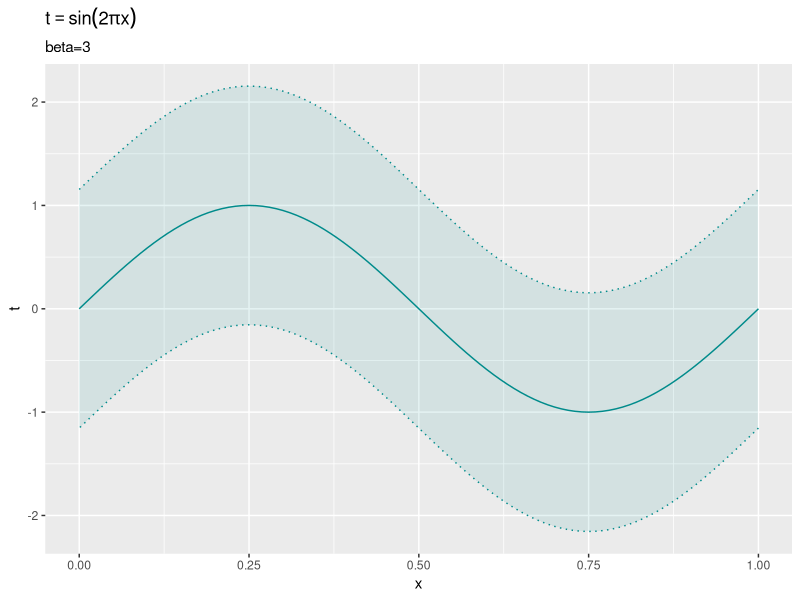
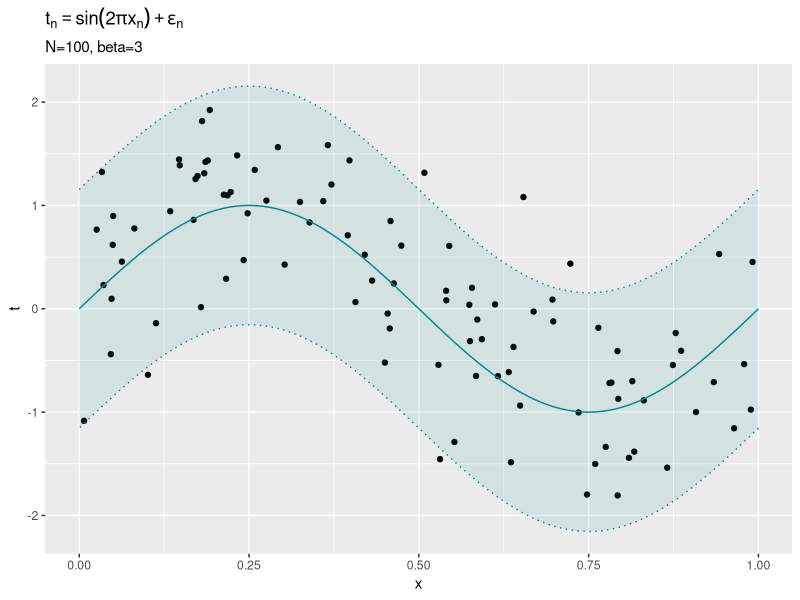
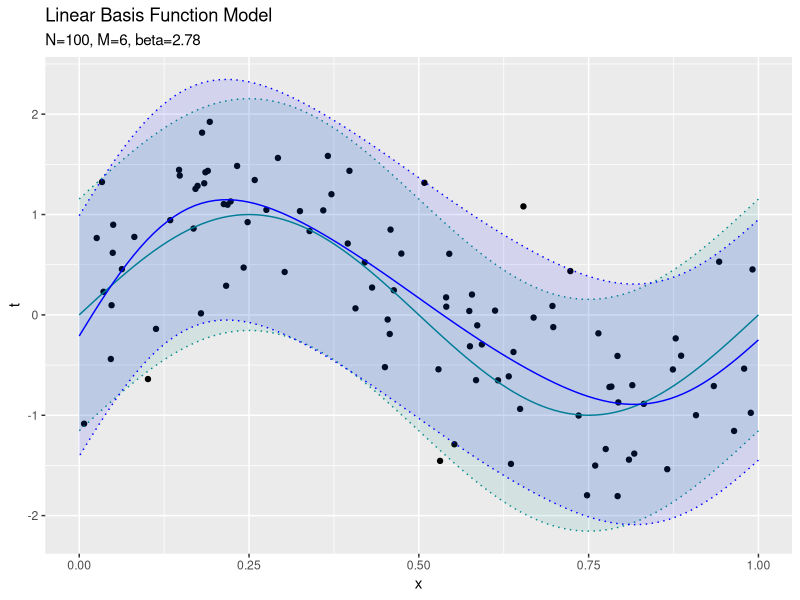
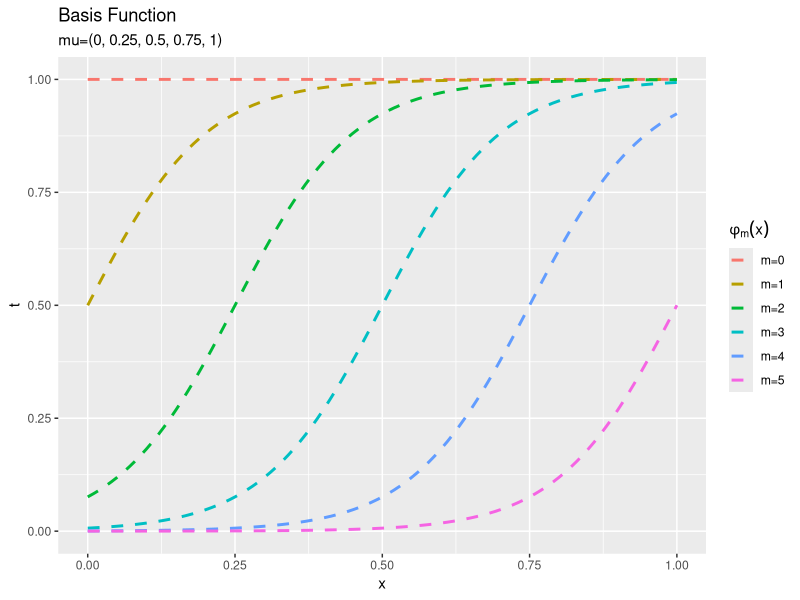
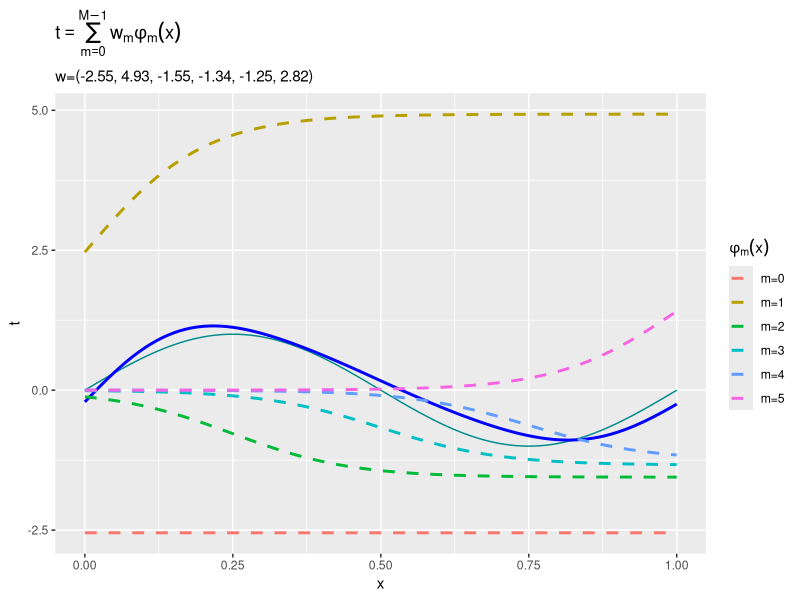

Recreate these plots in R, in order.

# 3.1.1：最尤推定と最小二乗法 --------------------------------------------------------

# 利用するパッケージ
library(tidyverse)


### モデルの設定 -----

# 真の関数を作成
y_true <- function(x) {
  # 計算式を指定
  y <- sin(2 * pi * x)
  return(y)
}


# データの範囲を指定
x_min <- 0
x_max <- 1

# 作図用のxの値を作成
x_vec <- seq(x_min, x_max, 0.01)


# 真の精度パラメータを指定
beta_true <- 3

# 真の標準偏差を計算
sigma_true <- sqrt(1 / beta_true)
sigma_true


# 真のモデルを計算
model_df <- tidyr::tibble(
  x = x_vec, # x軸の値
  y = y_true(x), # y軸の値
  minus_sigma = y - 2 * sigma_true, # μ - 2σ
  plus_sigma = y + 2 * sigma_true # μ + 2σ
)

# 真のモデルを作図
ggplot() + 
  geom_line(data = model_df, aes(x = x, y = y), color = "cyan4") + # 真のモデル
  geom_ribbon(data = model_df, aes(x = x, ymin = minus_sigma, ymax = plus_sigma), 
              fill = "cyan4", alpha = 0.1, color = "cyan4", linetype = "dotted") + # 真のノイズ範囲
  labs(title = expression(t == sin(2 * pi * x)), 
       subtitle = paste0("beta=", beta_true), 
       x = "x", y = "t")


### 基底関数の設定 -----

# 多項式基底関数を作成
phi_poly <- function(x, m) {
  # m乗を計算
  y <- x^m
  return(y)
}

# 計画行列を作成
Phi_poly <- function(x_n, M) {
  # 変数を初期化
  x_nm <- matrix(0, nrow = length(x_n), ncol = M)
  
  # m列目を計算
  for(m in 0:(M-1)) {
    x_nm[, m+1] <- phi_poly(x_n, m)
  }
  return(x_nm)
}


# ガウス基底関数を作成
phi_gauss <- function(x, mu = 0, s = 0.2) {
  # ガウス関数の計算
  y <- exp(-(x - mu)^2 / (2 * s^2))
  return(y)
}

# 計画行列を作成
Phi_gauss <- function(x_n, M) {
  # M-1個のパラメータを指定
  mu_m <- seq(0, 1, length.out = M-1)
  s <- 0.1
  
  # 変数を初期化
  x_nm <- matrix(1, nrow = length(x_n), ncol = M)
  
  # (1行目を除く)m列目を計算
  for(m in 1:(M-1)) {
    x_nm[, m+1] <- phi_gauss(x_n, mu = mu_m[m], s = s)
  }
  return(x_nm)
}


# シグモイド基底関数を作成
phi_sigmoid <- function(x, mu = 0, s = 0.1) {
  # 入力を標準化
  a <- (x - mu) / s
  
  # ロジスティックシグモイド関数の計算
  y <- 1 / (1 + exp(-a))
  return(y)
}

# 計画行列を作成
Phi_sigmoid <- function(x_n, M) {
  # M-1個のパラメータを指定
  mu_m <- seq(0, 1, length.out = M-1)
  s <- 0.1
  
  # 変数を初期化
  x_nm <- matrix(1, nrow = length(x_n), ncol = M)
  
  # (1行目を除く)m列目を計算
  for(m in 1:(M-1)) {
    x_nm[, m+1] <- phi_sigmoid(x_n, mu = mu_m[m], s = s)
  }
  return(x_nm)
}


# 基底関数を設定
Phi <- Phi_poly
Phi <- Phi_gauss
Phi <- Phi_sigmoid


### データの生成 -----

# データ数を指定
N <- 100

# (観測)データを生成
x_n <- runif(n = N, min = x_min, max = x_max) # 入力
t_n <- y_true(x_n) + rnorm(n = N, mean = 0, sd = sigma_true) # 出力


# 観測データをデータフレームに格納
data_df <- tidyr::tibble(
  x_n = x_n, # 入力
  t_n = t_n # 出力
)

# 観測データの散布図を作成
ggplot() + 
  geom_point(data = data_df, aes(x = x_n, y = t_n)) + # 観測データ
  geom_line(data = model_df, aes(x = x, y = y), color = "cyan4") + # 真のモデル
  geom_ribbon(data = model_df, aes(x = x, ymin = minus_sigma, ymax = plus_sigma), 
              fill = "cyan4", alpha = 0.1, color = "cyan4", linetype = "dotted") + # 真のノイズ範囲
  labs(title = expression(t[n] == sin(2 * pi * x[n]) + epsilon[n]), 
       subtitle = paste0("N=", N, ", beta=", beta_true), 
       x = "x", y = "t")


### 最尤推定 -----

# 重みパラメータの次元数(基底関数の数)を指定
M <- 6


# 基底関数により入力を変換
phi_x_nm <- Phi(x_n, M)

# 重みパラメータの最尤推定量を計算
w_hat_m <- solve(t(phi_x_nm) %*% phi_x_nm) %*% t(phi_x_nm) %*% t_n %>% 
  as.vector()

# 分散パラメータの最尤推定量を計算
sigma2_hat <- sum((t_n - t(w_hat_m) %*% t(phi_x_nm))^2) / N

# 精度パラメータの最尤推定量を計算
beta_hat <- 1 / sigma2_hat


# 推定したパラメータによるモデルを計算
ml_df <- tidyr::tibble(
  x = seq(0, 1, 0.01), # x軸の値
  t = t(w_hat_m) %*% t(Phi(x, M)) %>% 
    as.vector(), # y軸の値
  minus_sigma = t - 2 * sqrt(sigma2_hat), # μ - 2σ
  plus_sigma = t + 2 * sqrt(sigma2_hat) # μ + 2σ
)

# 推定したパラメータによるモデルを作図
ggplot() + 
  geom_point(data = data_df, aes(x = x_n, y = t_n)) + # 観測データ
  geom_line(data = model_df, aes(x = x, y = y), color = "cyan4") + # 真のモデル
  geom_ribbon(data = model_df, aes(x = x, ymin = minus_sigma, ymax = plus_sigma), 
              fill = "cyan4", alpha = 0.1, color = "cyan4", linetype = "dotted") + # 真のノイズ範囲
  geom_line(data = ml_df, aes(x = x, y = t), color = "blue") + # 推定したモデル
  geom_ribbon(data = ml_df, aes(x = x, ymin = minus_sigma, ymax = plus_sigma), 
              fill = "blue", alpha = 0.1, color = "blue", linetype = "dotted") + # 推定したノイズの範囲
  #ylim(c(-5, 5)) + 
  labs(title = "Linear Basis Function Model", 
       subtitle = paste0("N=", N, ", M=", M, ", beta=", round(beta_hat, 2)), 
       x = "x", y = "t")


### 基底関数と重みの関係 -----

# M個の基底関数を計算
phi_df <- Phi(x_vec, M) %>% # 基底関数
  dplyr::as_tibble(.name_repair = "unique") %>% # データフレームに変換
  dplyr::rename_with(.fn = ~paste0("m=", 0:(M-1)), .cols = 1:M) %>% # 列名を付与
  cbind(x = x_vec) %>% # x軸の値を結合
  tidyr::pivot_longer(
    cols = -x, names_to = "phi", names_transform = list(phi = as.factor), values_to = "phi_x"
  ) # long型に変換

# M個の基底関数を作図
ggplot() + 
  geom_line(data = phi_df, aes(x = x, y = phi_x, color = phi), 
            linetype = "dashed", size = 1) + # 基底関数
  labs(title = "Basis Function", 
       subtitle = paste0("mu=(", paste0(round(seq(0, 1, length.out = M-1), 2), collapse = ", "), ")"), 
       x = "x", y = "t", color = expression(phi[m](x)))


# M個の基底関数を重み付け
phi_w_df <- t(w_hat_m * t(Phi(x_vec, M))) %>% # 基底関数ごとに重み付け
  dplyr::as_tibble(.name_repair = "unique") %>% # データフレームに変換
  dplyr::rename_with(.fn = ~paste0("m=", 0:(M-1)), .cols = 1:M) %>% # 列名を付与
  cbind(x = x_vec) %>% # x軸の値を結合
  tidyr::pivot_longer(
    cols = -x, names_to = "phi", names_transform = list(phi = as.factor), values_to = "phi_x"
  ) # long型に変換

# 重み付けしたM個の基底関数を作図
ggplot() + 
  geom_line(data = model_df, aes(x = x, y = y), color = "cyan4") + # 真のモデル
  geom_line(data = ml_df, aes(x = x, y = t), color = "blue", size = 1) + # 推定したモデル
  geom_line(data = phi_w_df, aes(x = x, y = phi_x, color = phi), 
            linetype = "dashed", size = 1) + # 基底関数
  #ylim(c(-3, 3)) + 
  labs(title = expression(t == sum(w[m] * phi[m](x), m==0, M-1)), 
       subtitle = paste0("w=(", paste0(round(w_hat_m, 2), collapse = ", "), ")"), 
       x = "x", y = "t", color = expression(phi[m](x)))


